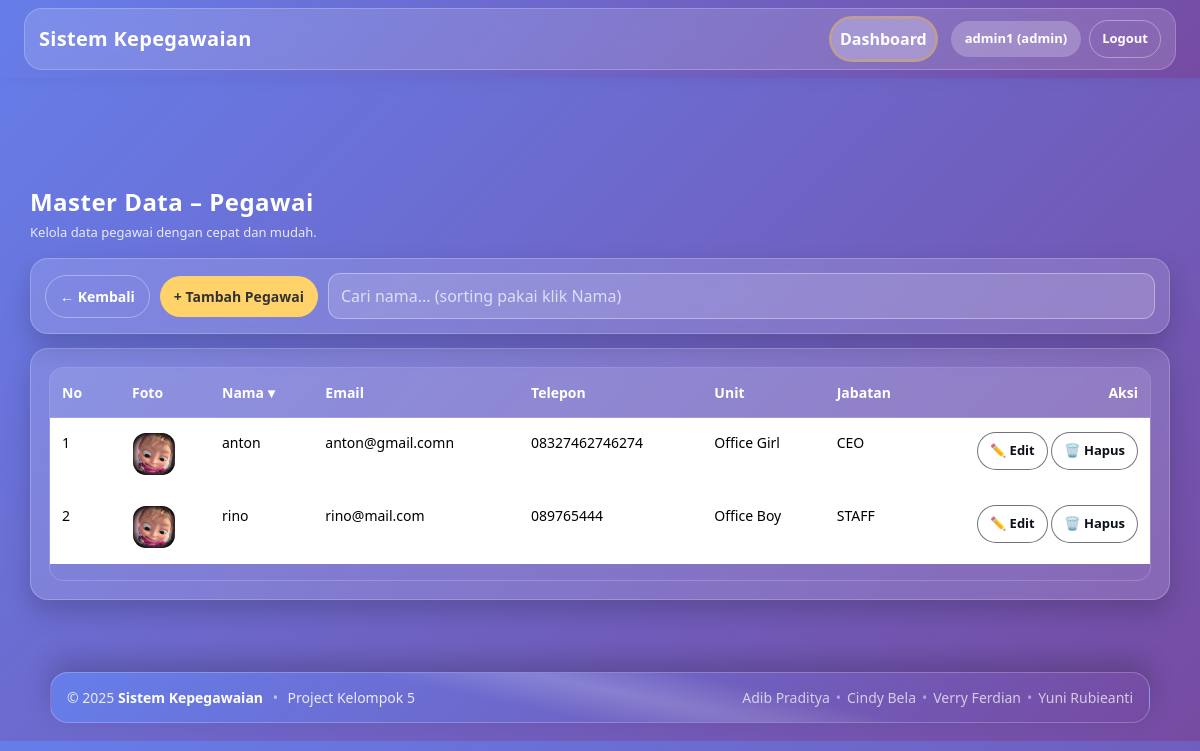
The page /pages/pegawai/list.php (signed in) on the database its author committed.
### tables this page shows
CREATE TABLE `pegawai` (
  `id` int(11) NOT NULL,
  `user_id` int(11) NOT NULL,
  `nip` varchar(20) NOT NULL,
  `nama` varchar(100) NOT NULL,
  `jabatan_id` int(11) DEFAULT NULL,
  `unit_id` int(11) DEFAULT NULL,
  `alamat` text DEFAULT NULL,
  `telp` varchar(20) DEFAULT NULL,
  `email` varchar(100) DEFAULT NULL,
  `foto` varchar(255) DEFAULT NULL,
  `tanggal_masuk` date DEFAULT NULL
);

### config/config.php (called while the page is built, shortened)
<?php
function app_url(string $path = ''): string {
    return APP_BASE . ltrim($path, '/');
}
?>

### pages/pegawai/list.php (the view, shortened to what this page needs)
<?php
require_once "../../config/config.php";
$sql = "SELECT p.id, p.nip, p.nama, p.email, p.telp,
               COALESCE(u.nama_unit, '-') AS unit,
               COALESCE(j.nama_jabatan, '-') AS jabatan,
               p.foto
        FROM pegawai p
        LEFT JOIN unit u ON u.id = p.unit_id
        LEFT JOIN jabatan j ON j.id = p.jabatan_id
        ORDER BY p.nama ASC";
$result = $conn->query($sql);
$pegawai = $result ? $result->fetch_all(MYSQLI_ASSOC) : [];
function e($s){ return htmlspecialchars($s ?? '', ENT_QUOTES, 'UTF-8'); }
include "../../includes/header.php";
?>
<div class="page">
  <h2>Master Data – Pegawai</h2>
  <p class="sub">Kelola data pegawai dengan cepat dan mudah.</p>
  <div class="actionbar">
    <a class="pill" href="../dashboard_admin.php">← Kembali</a>
    <a class="pill primary" href="add.php">+ Tambah Pegawai</a>
    <input id="qSearch" class="input" type="search" placeholder="Cari nama... (sorting pakai klik Nama)">
  </div>
  <div class="card">
    <div class="table-wrap">
      <table class="table" id="tblPegawai">
        <thead>
          <tr>
            <th style="width:70px;">No</th>
            <th style="width:90px;">Foto</th>
            <th id="thNama" style="cursor:pointer">Nama ▾</th>
            <th>Email</th>
            <th>Telepon</th>
            <th>Unit</th>
            <th>Jabatan</th>
            <th style="width:220px;">Aksi</th>
          </tr>
        </thead>
        <tbody id="tbBody">
          <?php if (count($pegawai)): $no=1; foreach ($pegawai as $p): ?>
          <tr>
            <td><?= $no++ ?></td>
            <td>
              <img class="avatar"
                   src="../../assets/images/pegawai/<?= e($p['foto'] ?: 'noimage.png') ?>"
                   alt="foto">
            </td>
            <td class="nama"><?= e($p['nama']) ?></td>
            <td><?= e($p['email']) ?></td>
            <td><?= e($p['telp']) ?></td>
            <td><?= e($p['unit']) ?></td>
            <td><?= e($p['jabatan']) ?></td>
            <td>
              <a class="btn-sm btn-edit" href="edit.php?id=<?= (int)$p['id'] ?>">✏️ Edit</a>
              <a class="btn-sm btn-del" href="delete.php?id=<?= (int)$p['id'] ?>"
                 onclick="return confirm('Yakin hapus data ini?')">🗑️ Hapus</a>
            </td>
          </tr>
          <?php endforeach; endif; ?>
        </tbody>
      </table>
    </div>
  </div>
</div>
<?php include "../../includes/footer.php"; ?>

### includes/header.php (shortened to what this page needs)
<?php
$role = $_SESSION['role'] ?? '';
$username = htmlspecialchars($_SESSION['username'] ?? 'User');
$dashboardPath = ($role === 'admin')
  ? 'pages/dashboard_admin.php'
  : 'pages/dashboard_pegawai.php';
?>
<!DOCTYPE html>
<html lang="id">
<head>
<link href="https://cdn.jsdelivr.net/npm/bootstrap@5.3.3/dist/css/bootstrap.min.css" rel="stylesheet">
</head>
<body>
<nav class="navbar navbar-expand-lg navbar-glass fixed-top">
  <div class="container-fluid px-3 px-lg-4">
    <div class="navbar-inner d-flex w-100 align-items-center justify-content-between">
      <a class="navbar-brand" href="<?= app_url('index.php') ?>">
        Sistem Kepegawaian
      </a>
      <div class="collapse navbar-collapse justify-content-end" id="topNav">
        <ul class="navbar-nav align-items-lg-center gap-2 me-lg-3 mt-3 mt-lg-0">
          <li class="nav-item">
            <a class="nav-link active" href="<?= app_url($dashboardPath) ?>">
              Dashboard
            </a>
          </li>
        </ul>
        <div class="d-flex align-items-center gap-2 mt-3 mt-lg-0">
          <span class="user-chip">
            <?= $username ?> (<?= $role ?>)
          </span>
          <a href="<?= app_url('logout.php') ?>" class="btn btn-logout btn-sm">
            Logout
          </a>
        </div>
      </div>
    </div>
  </div>
</nav>
<div class="container-fluid">

### includes/footer.php (shortened to what this page needs)
<footer class="site-footer">
  <div class="container footer-inner">
    <div class="footer-left">
      © 2025 <strong>Sistem Kepegawaian</strong>
      <span class="dot">•</span>
      Project Kelompok 5
    </div>
    <div class="footer-right">
      <span>Adib Praditya</span>
      <span class="sep">•</span>
      <span>Cindy Bela</span>
      <span class="sep">•</span>
      <span>Verry Ferdian</span>
      <span class="sep">•</span>
      <span>Yuni Rubieanti</span>
    </div>
  </div>
</footer>

### includes/header.php (style rules this page uses)
:root { --grad-a:#667eea; --grad-b:#764ba2; --glass: rgba(255,255,255,0.14); --stroke: rgba(255,255,255,0.22); --text:#ffffff; --text-soft: rgba(255,255,255,0.88); --muted: rgba(255,255,255,0.70); --btn:#ffd369; --btn-hover:#ffbf00; --ring: rgba(255,211,105,.45); --shadow: 0 12px 30px rgba(0,0,0,.25); --radius: 18px; }
* { box-sizing:border-box; }
body { font-family:"Segoe UI",Inter,Arial,sans-serif; padding-top:80px; }
a { text-decoration:none !important; }
.navbar-glass { background: linear-gradient(135deg, var(--grad-a), var(--grad-b)); box-shadow: var(--shadow); }
.navbar-inner { background: var(--glass); border: 1px solid var(--stroke); border-radius: var(--radius); backdrop-filter: blur(12px); padding: 10px 14px; }
.navbar-glass .navbar-brand { color:#fff; font-weight:900; letter-spacing:.3px; display:flex; align-items:center; gap:10px; }
.navbar-glass .nav-link { color: var(--text-soft); padding: 8px 14px; border-radius: 999px; font-weight:700; transition:.25s ease; }
.navbar-glass .nav-link.active { background: rgba(255,255,255,.26); color:#fff; box-shadow: 0 0 0 3px var(--ring); }
.user-chip { background: rgba(255,255,255,.22); color:#fff; padding: 8px 14px; border-radius: 999px; font-size: 13px; font-weight:700; white-space:nowrap; }
.btn-logout { background: var(--btn); color:#333; border-radius: 999px; padding: 8px 14px; font-weight:800; transition:.25s ease; border:none; }

### pages/pegawai/list.php (style rules this page uses)
:root { --grad-a:#667eea; --grad-b:#764ba2; --glass: rgba(255,255,255,0.15); --stroke: rgba(255,255,255,0.22); --text:#ffffff; --text-soft: rgba(255,255,255,0.88); --muted: rgba(255,255,255,0.70); --btn:#ffd369; --btn-hover:#ffbf00; --shadow-soft: 0 12px 26px rgba(0,0,0,0.18); --radius:16px; }
a { text-decoration:none !important; color:inherit; }
body { padding-left:0!important; background: linear-gradient(135deg, var(--grad-a), var(--grad-b)) !important; color:var(--text); font-family:'Segoe UI',Arial,sans-serif; }
.page { max-width:1180px; margin:90px auto 40px; padding:18px; animation: fadeUp .6s ease; }
.page h2 { font-size:24px; font-weight:900; letter-spacing:.02em; margin:0 0 6px; }
.page p.sub { color:var(--text-soft); margin:0 0 16px; font-size:13px; line-height:1.5; }
.actionbar { display:flex; flex-wrap:wrap; gap:10px; align-items:center; background:var(--glass); border:1px solid var(--stroke); backdrop-filter: blur(12px); box-shadow:var(--shadow-soft); border-radius:var(--radius); padding:14px 14px; position:sticky; top:72px; z-index:10; }
.pill { display:inline-flex; align-items:center; gap:8px; padding:10px 14px; border-radius:999px; border:1px solid rgba(255,255,255,0.35); background:transparent; color:var(--text); font-size:14px; font-weight:700; transition:.25s ease; }
.pill.primary { border:none; background:var(--btn); color:#333; font-weight:900; }
.input { flex:1; min-width:220px; padding:10px 12px; border-radius:12px; border:1px solid rgba(255,255,255,0.35); background: rgba(255,255,255,0.14); color: var(--text); outline:none; transition:.2s ease; }
.input::placeholder { color: rgba(255,255,255,0.70); }
.card { background:var(--glass); border:1px solid var(--stroke); backdrop-filter: blur(12px); box-shadow:var(--shadow-soft); border-radius:var(--radius); padding:18px; margin-top:14px; }
.table-wrap { overflow:auto;border-radius:14px;border:1px solid rgba(255,255,255,0.18) }
.table { width:100%; border-collapse:collapse; min-width:980px; }
.table th,.table td { padding:14px 12px; border-bottom:1px solid rgba(255,255,255,0.16); font-size:14px; }
.table th { background: rgba(255,255,255,0.10); color: var(--text); font-weight:900; white-space: nowrap; }
.table tbody tr:nth-child(odd) { background: rgba(255,255,255,0.06); }
.table img.avatar { width:44px;height:44px;border-radius:14px; object-fit:cover; border:1px solid rgba(255,255,255,0.25); background: rgba(255,255,255,0.20); }
.table td:last-child, .table th:last-child { text-align:right; white-space: nowrap; }
.btn-sm { display:inline-flex; align-items:center; gap:6px; padding:8px 12px; border-radius:999px; font-size:13px; font-weight:800; border:1px solid rgba(255,255,255,0.35); background:transparent; color:var(--text); transition:.2s ease; }
.btn-edit { background: rgba(255,255,255,0.78); border-color: rgba(0,0,0,0.55); color:#0b0f19; }
.btn-del { background: rgba(255,255,255,0.78); border-color: rgba(0,0,0,0.55); color:#0b0f19; }

### rows shown on the page
pegawai: foto (picture), nama "anton", email "anton@gmail.comn", telp "08327462746274", unit "Office Girl", jabatan "CEO"
pegawai: foto (picture), nama "rino", email "rino@mail.com", telp "089765444", unit "Office Boy", jabatan "STAFF"

### other values the page prints
$username "admin1"
$role "admin"
